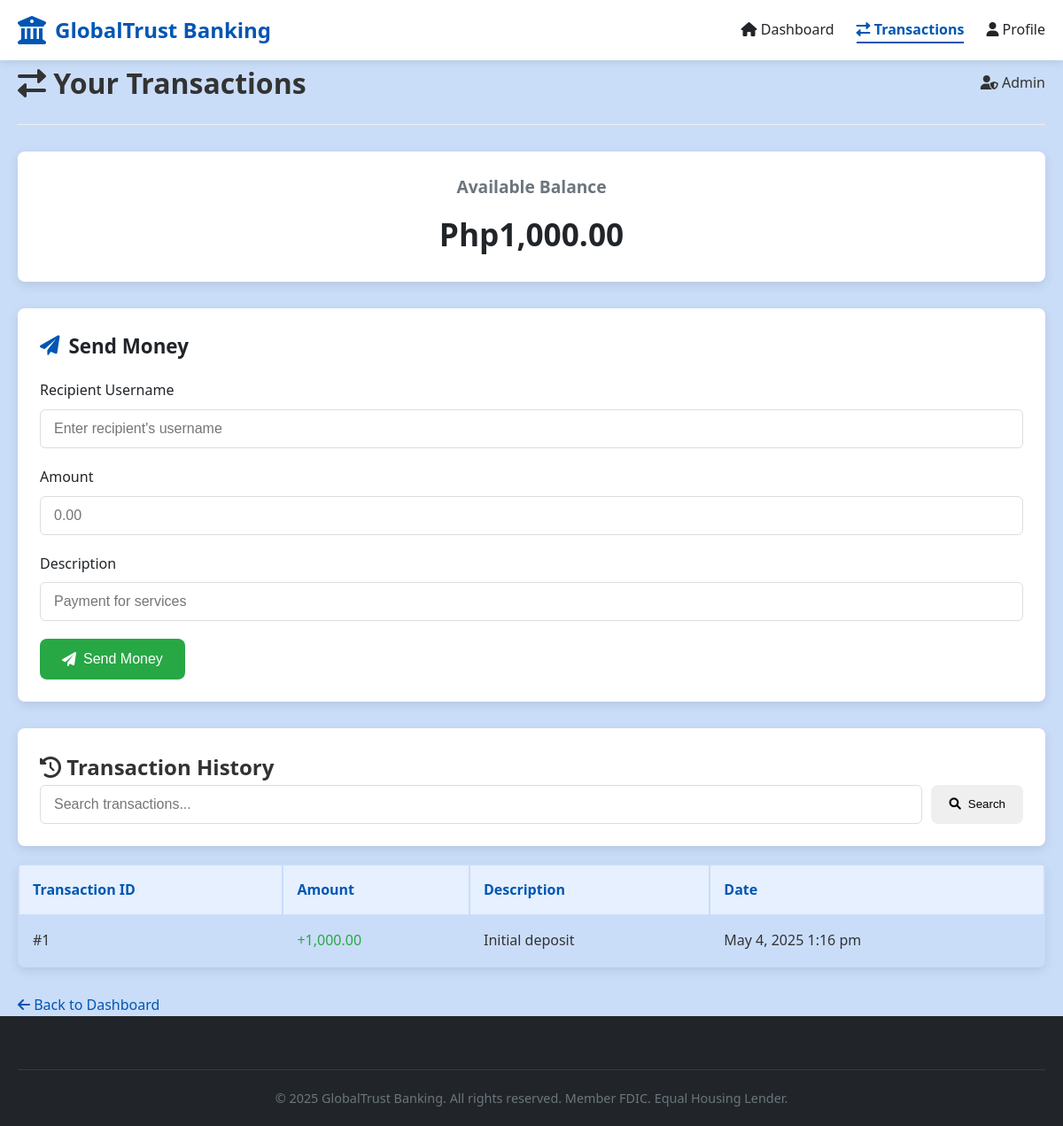
Screenshot of /transactions.php (signed in) with the database file from the repository.
### tables this page shows
CREATE TABLE transactions (
    id INT AUTO_INCREMENT PRIMARY KEY,
    user_id INT NOT NULL,
    amount DECIMAL(10,2) NOT NULL,
    description VARCHAR(255),
    transaction_date TIMESTAMP DEFAULT CURRENT_TIMESTAMP,
    FOREIGN KEY (user_id) REFERENCES users(id)
);

### transactions.php (the view, shortened to what this page needs)
<?php
$db = DB::connect();
$userId = $_SESSION['user_id'];
$balance = $db->query("SELECT COALESCE(SUM(amount), 0) FROM transactions WHERE user_id = $userId")->fetchColumn();
$search = isset($_GET['search']) ? $_GET['search'] : '';
$query = "SELECT * FROM transactions WHERE user_id = $userId";
$transactions = $db->query($query)->fetchAll(PDO::FETCH_ASSOC);
?>
<!DOCTYPE html>
<html lang="en">
<head>
    <link rel="stylesheet" href="assets/style.css">
    <link rel="stylesheet" href="https://cdnjs.cloudflare.com/ajax/libs/font-awesome/6.0.0/css/all.min.css">
</head>
<body>
    <header class="main-header">
        <div class="container">
            <div class="header-content">
                <div class="logo">
                    <i class="fas fa-university"></i>
                    <h1>GlobalTrust Banking</h1>
                </div>
                <nav class="main-nav">
                    <ul>
                        <li><a href="dashboard.php"><i class="fas fa-home"></i> Dashboard</a></li>
                        <li><a href="transactions.php" class="active"><i class="fas fa-exchange-alt"></i> Transactions</a></li>
                        <li><a href="profile.php"><i class="fas fa-user"></i> Profile</a></li>
                    </ul>
                </nav>
            </div>
        </div>
    </header>
    <main class="container">
        <div class="transactions-header">
            <h1><i class="fas fa-exchange-alt"></i> Your Transactions</h1>
            <div class="user-role">
                <i class="fas fa-user-shield"></i> <?= htmlspecialchars(ucfirst($_SESSION['role'])) ?>
            </div>
        </div>
        <div class="balance-card">
            <h3>Available Balance</h3>
            <div class="balance-amount">Php<?= number_format($balance, 2) ?></div>
        </div>
        <div class="transfer-card">
            <h2><i class="fas fa-paper-plane"></i> Send Money</h2>
            <form method="POST">
                <div class="form-group">
                    <label for="recipient">Recipient Username</label>
                    <input type="text" id="recipient" name="recipient" class="form-control" required placeholder="Enter recipient's username">
                </div>
                <div class="form-group">
                    <label for="amount">Amount</label>
                    <input type="number" id="amount" name="amount" class="form-control" min="0.01" step="0.01" required placeholder="0.00">
                </div>
                <div class="form-group">
                    <label for="description">Description</label>
                    <input type="text" id="description" name="description" class="form-control" required placeholder="Payment for services">
                </div>
                <button type="submit" name="send_money" class="btn btn-transfer">
                    <i class="fas fa-paper-plane"></i> Send Money
                </button>
            </form>
        </div>
        <div class="search-card">
            <h2><i class="fas fa-history"></i> Transaction History</h2>
            <form method="GET" class="search-form">
                <input type="text" name="search" class="form-control" placeholder="Search transactions..." value="<?= htmlspecialchars($search) ?>">
                <button type="submit" class="btn">
                    <i class="fas fa-search"></i> Search
                </button>
            </form>
        </div>
        <table class="transactions-table">
            <thead>
                <tr>
                    <th>Transaction ID</th>
                    <th>Amount</th>
                    <th>Description</th>
                    <th>Date</th>
                </tr>
            </thead>
            <tbody>
                <?php foreach ($transactions as $tx): ?>
                <tr>
                    <td>#<?= htmlspecialchars($tx['id']) ?></td>
                    <td class="amount-cell" style="color: <?= $tx['amount'] > 0 ? 'var(--success-color)' : 'var(--danger-color)' ?>;">
                        <?= ($tx['amount'] > 0 ? '+' : '') . number_format($tx['amount'], 2) ?>
                    </td>
                    <td><?= htmlspecialchars($tx['description']) ?></td>
                    <td><?= date('M j, Y g:i a', strtotime(htmlspecialchars($tx['transaction_date']))) ?></td>
                </tr>
                <?php endforeach; ?>
            </tbody>
        </table>
        <a href="dashboard.php" class="back-link">
            <i class="fas fa-arrow-left"></i> Back to Dashboard
        </a>
    </main>
    <footer class="main-footer">
        <div class="container">
            <div class="footer-bottom">
                <p>&copy; <?= date('Y') ?> GlobalTrust Banking. All rights reserved. Member FDIC. Equal Housing Lender.</p>
            </div>
        </div>
    </footer>
</body>
</html>

### assets/style.css (style rules this page uses)
:root { --primary-color: #0056b3; --primary-dark: #003d7a; --primary-light: #e6f0ff; --secondary-color: #00a86b; --accent-color: #ff6b35; --light-color: #f8f9fa; --dark-color: #212529; --gray-color: #6c757d; --light-gray: #e9ecef; --success-color: #28a745; --warning-color: #ffc107; --danger-color: #dc3545; --info-color: #17a2b8; --text-color: #333; --text-light: #6c757d; --border-radius: 8px; --box-shadow: 0 4px 12px rgba(0, 0, 0, 0.1); --transition: all 0.3s ease; --max-width: 1200px; }
* { box-sizing: border-box; margin: 0; padding: 0; }
body { font-family: 'Segoe UI', 'Roboto', 'Helvetica Neue', Arial, sans-serif; line-height: 1.6; background-color: #caddf8; color: var(--text-color); }
.container { width: 100%; max-width: var(--max-width); margin: 0 auto; padding: 0 20px; }
.main-header { background-color: white; box-shadow: 0 2px 10px rgba(0, 0, 0, 0.1); position: sticky; top: 0; z-index: 1000; }
.header-content { display: flex; justify-content: space-between; align-items: center; padding: 15px 0; }
.logo { display: flex; align-items: center; gap: 10px; }
.logo i { font-size: 2rem; color: var(--primary-color); }
.logo h1 { font-size: 1.5rem; font-weight: 700; color: var(--primary-color); margin: 0; }
.main-nav ul { display: flex; list-style: none; gap: 25px; }
.main-nav a { text-decoration: none; color: var(--dark-color); font-weight: 500; padding: 5px 0; position: relative; transition: var(--transition); }
.main-nav a.active { color: var(--primary-color); font-weight: 600; }
.main-nav a.active:after { content: ''; position: absolute; bottom: 0; left: 0; width: 100%; height: 2px; background-color: var(--primary-color); }
.btn { display: inline-flex; align-items: center; justify-content: center; gap: 8px; padding: 12px 24px; border-radius: var(--border-radius); font-weight: 500; text-decoration: none; transition: var(--transition); border: none; cursor: pointer; }
.main-footer { background-color: var(--dark-color); color: white; padding: 60px 0 0; }
.footer-bottom { text-align: center; padding: 20px 0; border-top: 1px solid rgba(255, 255, 255, 0.1); font-size: 0.9rem; color: var(--gray-color); }

### transactions.php (style rules this page uses)
.transactions-header { display: flex; justify-content: space-between; align-items: center; margin-bottom: 30px; padding-bottom: 20px; border-bottom: 1px solid #eee; }
.balance-card { background: white; border-radius: var(--border-radius); box-shadow: var(--box-shadow); padding: 25px; margin-bottom: 30px; text-align: center; }
.balance-card h3 { font-size: 1.2rem; color: var(--text-light); margin-bottom: 10px; }
.balance-amount { font-size: 2.2rem; font-weight: 700; color: var(--dark-color); }
.transfer-card { background: white; border-radius: var(--border-radius); box-shadow: var(--box-shadow); padding: 25px; margin-bottom: 30px; }
.transfer-card h2 { font-size: 1.4rem; margin-bottom: 20px; color: var(--dark-color); display: flex; align-items: center; gap: 10px; }
.transfer-card h2 i { color: var(--primary-color); }
.form-group { margin-bottom: 20px; }
.form-group label { display: block; margin-bottom: 8px; font-weight: 500; color: var(--dark-color); }
.form-control { width: 100%; padding: 12px 15px; border: 1px solid #ddd; border-radius: 6px; font-size: 1rem; transition: all 0.2s ease; }
.btn-transfer { background-color: var(--success-color); color: white; padding: 14px 25px; font-size: 1rem; font-weight: 500; }
.search-card { background: white; border-radius: var(--border-radius); box-shadow: var(--box-shadow); padding: 25px; margin-bottom: 20px; }
.search-form { display: flex; gap: 10px; }
.search-form input { flex: 1; padding: 12px 15px; }
.search-form button { padding: 12px 20px; }
.transactions-table { width: 100%; margin-top: 20px; box-shadow: var(--box-shadow); border-radius: var(--border-radius); overflow: hidden; }
.transactions-table th { text-align: left; padding: 15px; background-color: var(--primary-light); color: var(--primary-color); font-weight: 600; }
.transactions-table td { padding: 15px; border-bottom: 1px solid #eee; }
.transactions-table tr:last-child td { border-bottom: none; }
.amount-cell { font-weight: 500; }
.back-link { display: inline-block; margin-top: 30px; color: var(--primary-color); text-decoration: none; font-weight: 500; transition: var(--transition); }

### rows the page displays
transactions: id "1", amount "1,000.00", description "Initial deposit", transaction_date "May 4, 2025 1:16 pm"

### other values shown
$_SESSION['role'] "Admin"
$balance "1,000.00"
